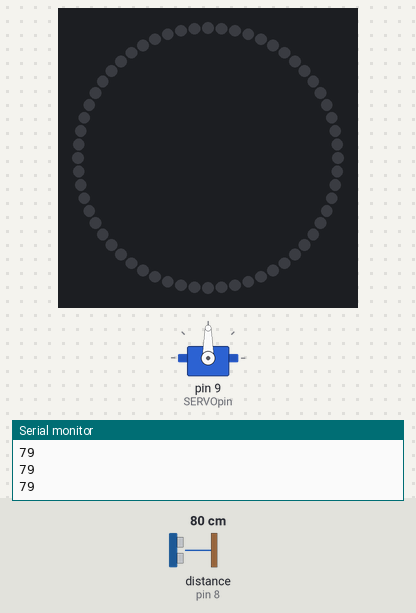
A sketch run on a simulated Arduino Uno, built with avr-gcc and run on an emulated ATmega328P. Parts: 60 RGB LEDs in a ring, first at the top, clockwise, servo, the last lines printed to the serial monitor. Wiring (inferred from the names in the program): ultrasonic range finder: trigger pin 7; echo pin 8. The test bench sets the inputs (shaded band); at power-on: distance to the obstacle (sensor on pin 8) 80 cm. The echo pulse lasts 58.3 µs per cm.

Above: at 1.2 s.
1.3 s: distance to the obstacle (sensor on pin 8) set to 23 cm
2.8 s: distance to the obstacle (sensor on pin 8) set to 19 cm
At 4.0 s:
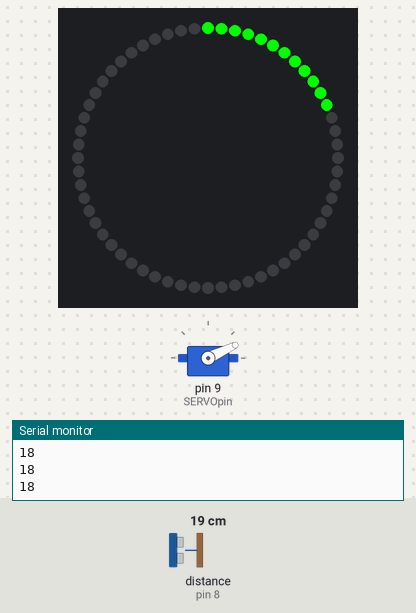
4.3 s: distance to the obstacle (sensor on pin 8) set to 35 cm
At 5.5 s:
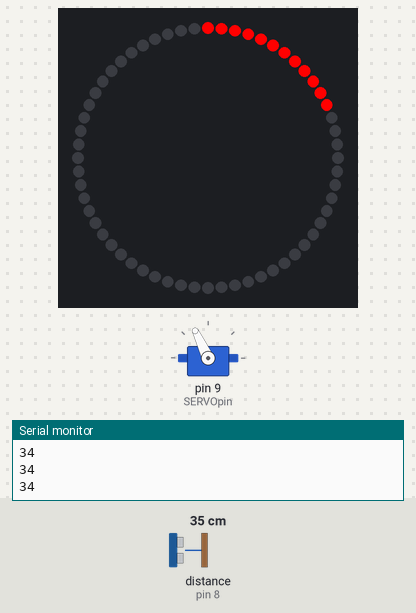
5.8 s: distance to the obstacle (sensor on pin 8) set to 2 cm
At 7.0 s:
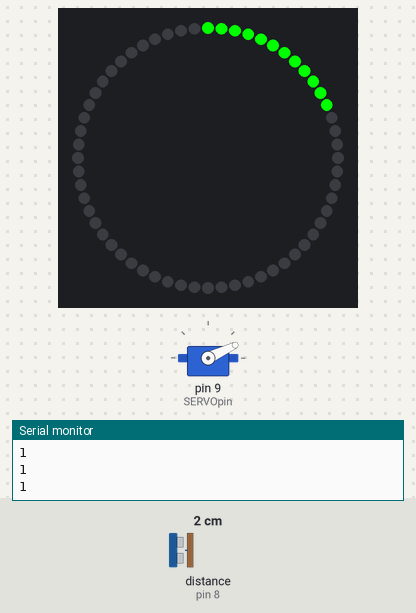
7.3 s: distance to the obstacle (sensor on pin 8) set to 60 cm
At 8.3 s:
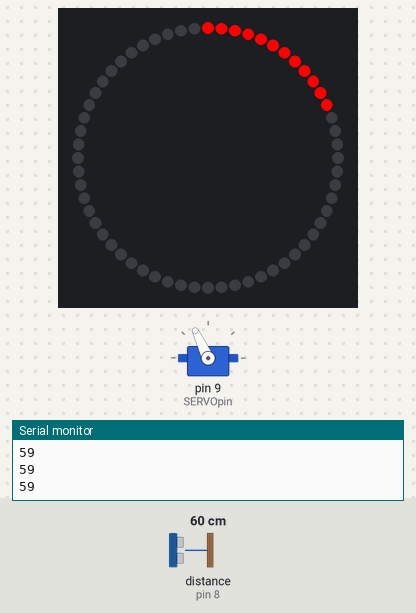
Timing chart, 0 to 9.8 s (numbered marks = the images above; inputs shaded):
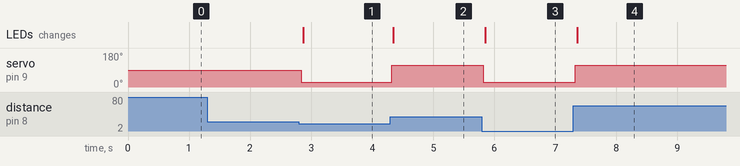

The sketch:

trafficGate.ino
```cpp
#include <Adafruit_NeoPixel.h>
#include <Servo.h>
#ifdef __AVR__
  #include <avr/power.h>
#endif

#define PIN  6 // Echo Pin
#define trigPin 7 // Trigger Pin
#define echoPin 8 // Echo Pin
#define PIN_ECHO 8

#define NUM_PIXELS 12

int maximumRange = 20; // Maximum range needed
int minimumRange = 0; // Minimum range needed
long duration, distance; // Duration used to calculate distance
Servo myservo;
int pos = 0;
int SERVOpin = 9;
int servoFix = 25;

Adafruit_NeoPixel ring = Adafruit_NeoPixel(60, PIN, NEO_GRB + NEO_KHZ800);

void setup() {
  // This is for Trinket 5V 16MHz, you can remove these three lines if you are not using a Trinket
  #if defined (__AVR_ATtiny85__)
    if (F_CPU == 16000000) clock_prescale_set(clock_div_1);
  #endif
  // End of trinket special code
 pinMode(trigPin, OUTPUT);
 pinMode(echoPin, INPUT);
  Serial.begin (9600);
  ring.begin();
  ring.show(); // Initialize all pixels to 'off'
  myservo.attach(SERVOpin); // attaches the servo on pin 9 to the servo object
  //Serial.begin(9600);
}
int inc = 0;
int color = 0;
void loop() {
   digitalWrite(trigPin, LOW);
  delayMicroseconds(2);

  digitalWrite(trigPin, HIGH);
  delayMicroseconds(10);

  digitalWrite(trigPin, LOW);
  duration = pulseIn(echoPin, HIGH);

  //Calculate the distance (in cm) based on the speed of sound.
  distance = duration/58.2;
  Serial.println(distance);
  if ((distance >= maximumRange) && pos != 0){
    myservo.write(90+servoFix);
    setRed();
   pos = 0;
  }
  else if(!(distance >= maximumRange) && pos != 1) {
   /* Send the distance to the computer using Serial protocol, and
   turn LED OFF to indicate successful reading. */
    Serial.println(distance);
    myservo.write(0+servoFix);
    setGreen();
    pos = 1;
 }

 //Delay 50ms before next reading.
 delay(50);
}

void setGreen(){
  for (uint16_t px=0; px<NUM_PIXELS; px++){
    //setPixel(px,firstSensor/4,0,0);
    setPixel(px,0,255,0);
  }
}

/*void setYellow(){
  for (uint16_t px=0; px<NUM_PIXELS; px++){
    //setPixel(px,firstSensor/4,0,0);
    setPixel(px,0,255,255);
  }
}*/

void setRed(){
  for (uint16_t px=0; px<NUM_PIXELS; px++){
    //setPixel(px,firstSensor/4,0,0);
    setPixel(px,255,0,0);
  }
}

void setPixel(uint16_t pixel, char r, char g, char b){
  uint32_t color = ring.Color(r, g, b);
  ring.setPixelColor(pixel, color);
  ring.show();
}

void setPixelC(uint16_t pixel, uint32_t color){
  ring.setPixelColor(pixel, color);
  ring.show();
}
```

Measured:
- the behaviour switches between 21 and 20 cm on distance to the obstacle (sensor on pin 8) (found by bisection; images 0 and 1)
- after the input at 2.8 s, servo on pin 9 (SERVOpin): 90° → 25° at once; the LEDs: change after 0.07 s (image 1)
- after the input at 4.3 s, servo on pin 9 (SERVOpin): 25° → 115° at once; the LEDs: change after 0.05 s (image 2)
- after the input at 5.8 s, servo on pin 9 (SERVOpin): 115° → 25° at once; the LEDs: change after 0.05 s (image 3)
- after the input at 7.3 s, servo on pin 9 (SERVOpin): 25° → 115° at once; the LEDs: change after 0.06 s (image 4)
